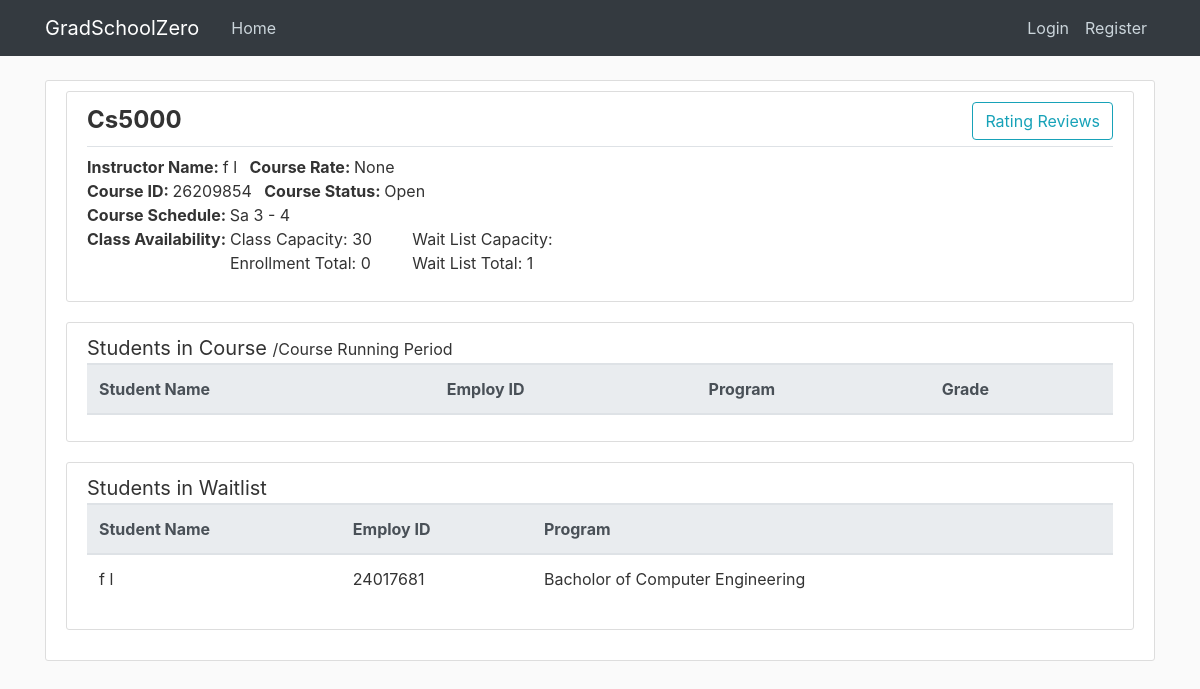
/course/26209854, run on the app's committed database.
### cunyzero/models.py (models this page shows, shortened)
class Course(db.Model):
    id = db.Column(db.Integer, primary_key=True)
    instructorId = db.Column(db.Integer, db.ForeignKey('instructor.ownerId'))
    coursename = db.Column(db.String(20), nullable = False, unique = True)
    creationPeriod = db.Column(db.Integer, nullable = True)#for period/semester task logic
    startPeriod = db.Column(db.Integer, nullable = False)#1-9
    endPeriod = db.Column(db.Integer, nullable = False)#1-9
    dayofweek = db.Column(db.String(30), nullable = False)#mo,tu,we,th,fr,sa,su if missing use --
    capacity = db.Column(db.Integer, default=30)
    status = db.Column(db.String(20), nullable = False, default="Open")#status like open, finished, cancelled, etc.
    waitListCapacity = db.Column(db.Integer, default=30)
    rating = db.Column(db.Float, default=None, nullable = True)# ^
    studentcourses = db.relationship('StudentCourse', backref='course', lazy=True)
    def getInstructorName(self):
        instructor = Instructor.query.get(self.instructorId)
        return instructor.firstname + " " + instructor.lastname
    def getEnrolledTotal(self):
        return StudentCourse.query.filter_by(courseId=self.id, waiting=False).count()
    def getWaitlistTotal(self):
        return StudentCourse.query.filter_by(courseId=self.id, waiting=True).count()
    def getAvgRating(self):
        count=0
        total=0.0
        for sc in self.studentcourses:
            if sc.rating:
                count+=1
                total+=sc.rating
        if count != 0:
            return total/count
        else:
            return None

class Instructor(db.Model):
    ownerId = db.Column(db.Integer, primary_key=True)
    status = db.Column(db.String(20), default='Employed')#fired, suspended, etc.
    firstname = db.Column(db.String(30), nullable=False)
    lastname = db.Column(db.String(30), nullable=False)
    warning = db.Column(db.Integer, nullable = False, default=0)
    user = db.relationship('User', backref='instructorOwner', lazy=True)
    warnings = db.relationship('Warning', backref='targetInstructor', lazy=True)
    courses = db.relationship('Course', backref='instructor', lazy=True)
    complaints = db.relationship('InstructorComplaint', backref='owner', lazy=True)

class StudentCourse(db.Model):
    id = db.Column(db.Integer, primary_key=True)
    courseId = db.Column(db.Integer, db.ForeignKey('course.id'),nullable=False)
    studentId = db.Column(db.Integer,db.ForeignKey('student.ownerId'),nullable = False)
    gpa = db.Column(db.Text,nullable = True)
    rating = db.Column(db.Integer, nullable = True)
    review = db.Column(db.Text, nullable = True)
    visible = db.Column(db.Boolean, nullable = False, default=True)#if too many taboo words hide review
    waiting = db.Column(db.Boolean,nullable = False, default=False)

class Period(db.Model):#set-up, registration, running, or grading period
    id = db.Column(db.Integer, primary_key=True)
    period = db.Column(db.Integer, nullable = False, default=0)#periods passed
    def getPeriodName(self):# returns set-up, registration, running, or grading period
        remainder = self.period % 4
        if remainder==0:
            return "Course Set-up Period"
        if remainder==1:
            return "Course Registration Period"
        if remainder==2:
            return "Course Running Period"
        if remainder==3:
            return "Grading Period"

class Student(db.Model):
    ownerId = db.Column(db.Integer, primary_key=True)
    firstname = db.Column(db.String(30), nullable=False)
    lastname = db.Column(db.String(30), nullable=False)
    programId = db.Column(db.Integer, db.ForeignKey('program.id'), nullable=False)
    honor = db.Column(db.Integer, nullable = False, default=0)
    status = db.Column(db.String(20), default='Employed')#suspended, graduated, etc.
    fine = db.Column(db.Float, nullable = False, default=0)
    gpa = db.Column(db.Float, nullable = False, default=0.0)
    warning = db.Column(db.Integer, nullable = False, default=0)
    enrollmentPermission = db.Column(db.Boolean, nullable=False, default=False)#special enrollment permission
    user = db.relationship('User', backref='studentOwner', lazy=True)
    courses = db.relationship('StudentCourse', backref='student', lazy=True)
    application = db.relationship('GraduationApplication', backref='applicant', lazy=True)
    warnings = db.relationship('Warning', backref='targetStudent', lazy=True)
    complaints = db.relationship('Complaint', backref='owner', lazy=True)

class Program(db.Model):
    id = db.Column(db.Integer, primary_key=True)
    name = db.Column(db.String(20), unique=True, nullable=False)
    capacity = db.Column(db.Integer, nullable=False, default=10)
    enrolled_total = db.Column(db.Integer, nullable=False, default=0)

### cunyzero/routes.py (the view, shortened to what this page needs)
@login_required
@app.route('/course/<int:course_Id>', methods=['GET', 'POST'])
def course_review(course_Id):
    period = Period.query.all()[0]
    course = Course.query.get(course_Id)
    programs = Program.query.all()
    students = db.session.query(Student, StudentCourse)\
        .join(StudentCourse, StudentCourse.studentId == Student.ownerId)\
        .filter(StudentCourse.courseId == course_Id,
        StudentCourse.waiting == False).all()
    students_waitlist = db.session.query(Student, StudentCourse)\
        .join(StudentCourse, StudentCourse.studentId == Student.ownerId).filter(StudentCourse.courseId == course_Id,
                                                                                StudentCourse.waiting == True).all()
    studentId = request.form.get("Grade")
    studentId_waiting = request.form.get("Approve")
    return render_template("course-review.html", title="Course Detail Review", course=course, students=students,
                           programs=programs, students_waitlist=students_waitlist, period=period)

### cunyzero/templates/course-review.html (shortened to what this page needs)
{% extends "layout.html" %}
{% block content %}
    <div class="content-section">
        <article class="media content-section">
            <div class="media-body">
                <legend class="pb-2 border-bottom">
                    <strong>{{ course.coursename }}</strong>
                    <a class="btn btn-outline-info float-right" style="text-decoration: none;" href="{{ url_for('course_rating',courseId=course.id)}}">
                        Rating Reviews
                    </a>
                </legend>
                <div>
                    <strong>Instructor Name: </strong>
                    <span>{{ course.getInstructorName() }}</span>
                    <strong class="ml-2">Course Rate: </strong>
                    <span> {{ course.getAvgRating() }} </span>
                </div>
                <div>
                    <strong>Course ID: </strong>
                    <span>{{ course.id }}</span>
                    <strong class="ml-2">Course Status: </strong>
                    <span>{{ course.status }}</span>
                </div>
                <div>
                    <strong>Course Schedule: </strong>
                    <span>
                        {{ course.dayofweek }}
                        {{ course.startPeriod }} - {{ course.endPeriod }}
                    </span>
                </div>
                <div class="row ml-0">
                    <strong>Class Availability:</strong>
                    <ul class="pl-1" style="list-style-type: none">
                        <li> Class Capacity: {{ course.capacity }} </li>
                        <li> Enrollment Total: {{ course.getEnrolledTotal() }} </li>
                    </ul>
                    <ul style="list-style-type: none">
                        <li> Wait List Capacity: {{ course.waitlist_capacity }} </li>
                        <li> Wait List Total: {{ course.getWaitlistTotal() }} </li>
                    </ul>
                </div>
            </div>
        </article>
        <div class="content-section">
            <div class="lead border-bottom">
                <strong>Students in Course</strong>
                <small>/{{ period.getPeriodName() }}</small>
            </div>
            <table class="table table-condensed">
                <thead class="thead-light">
                    <tr>
                        <th>Student Name</th>
                        <th>Employ ID</th>
                        <th>Program</th>
                        <th>Grade</th>
                    </tr>
                </thead>
            </table>
        </div>
        <div class="content-section">
            <div class="lead border-bottom">
                <strong>Students in Waitlist</strong>
            </div>
            <table class="table table-condensed">
                <thead class="thead-light">
                    <tr>
                        <th>Student Name</th>
                        <th>Employ ID</th>
                        <th>Program</th>
                        <th>
                        </th>
                    </tr>
                </thead>
                <tbody>
                    {% for student in students_waitlist %}
                        <tr>
                            <td> {{ student.Student.firstname }} {{ student.Student.lastname }}</td>
                            <td> {{ student.Student.ownerId }}</td>
                            <td> {{ programs[student.Student.programId].name }} </td>
                            <td>
                            </td>
                        </tr>
                    {% endfor %}
                </tbody>
            </table>
        </div>
    </div>
{% endblock content %}

### cunyzero/static/main.css (style rules this page uses)
body { background: #fafafa; color: #333333; margin-top: 5rem; }
.content-section { background: #ffffff; padding: 10px 20px; border: 1px solid #dddddd; border-radius: 3px; margin-bottom: 20px; }

### data on the page
Course: coursename "Cs5000", getInstructorName "f l", id "26209854", status "Open", dayofweek "Sa", startPeriod "3", endPeriod "4", capacity "30"
StudentCourse: getAvgRating "None"
Period: getPeriodName "Course Running Period"
Student: Student.firstname "f", Student.lastname "l", Student.ownerId "24017681", programId.name "Bacholor of Computer Engineering"

### other printed values
{{ course.getEnrolledTotal() }} "0"
{{ course.getWaitlistTotal() }} "1"
